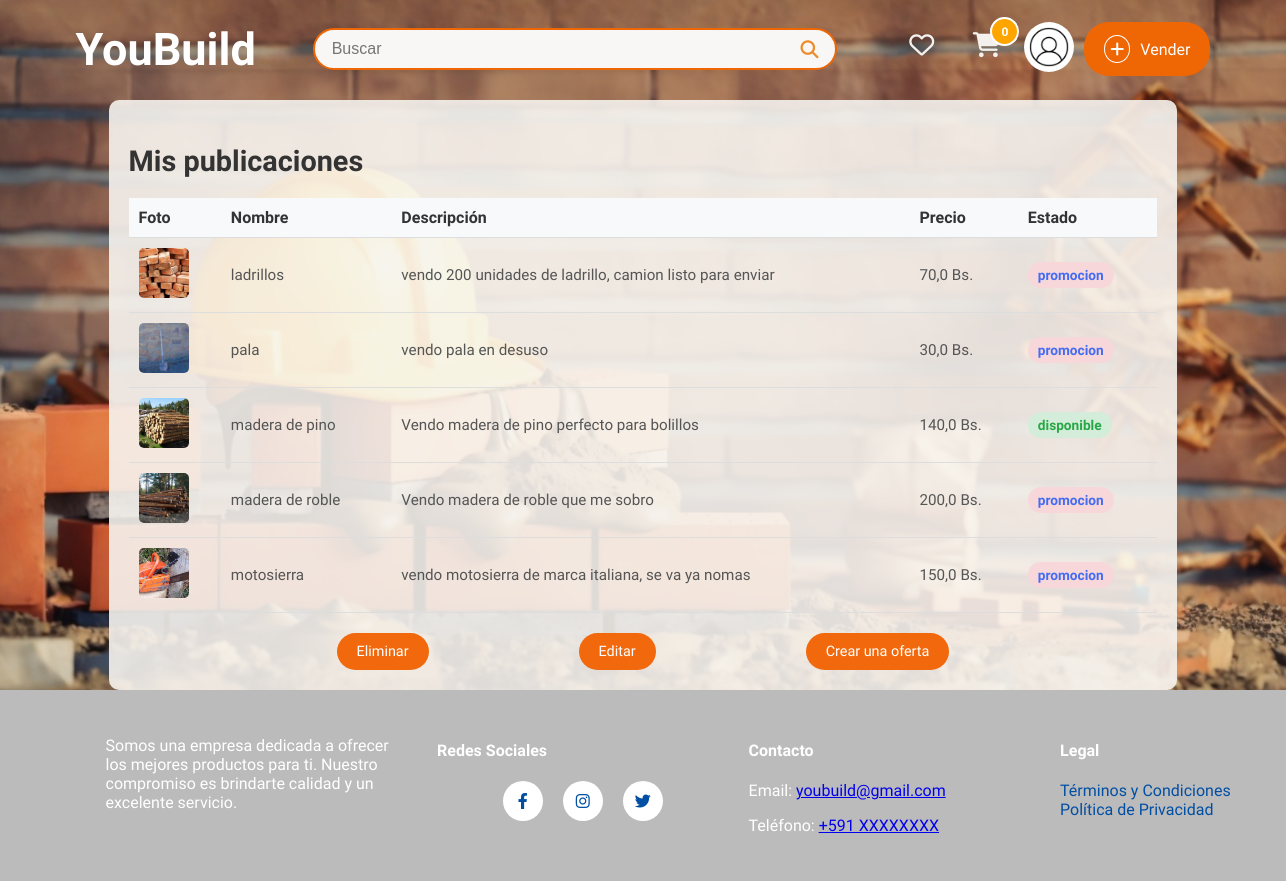
Before: /mis-publicaciones/ (signed in) with the older database file.
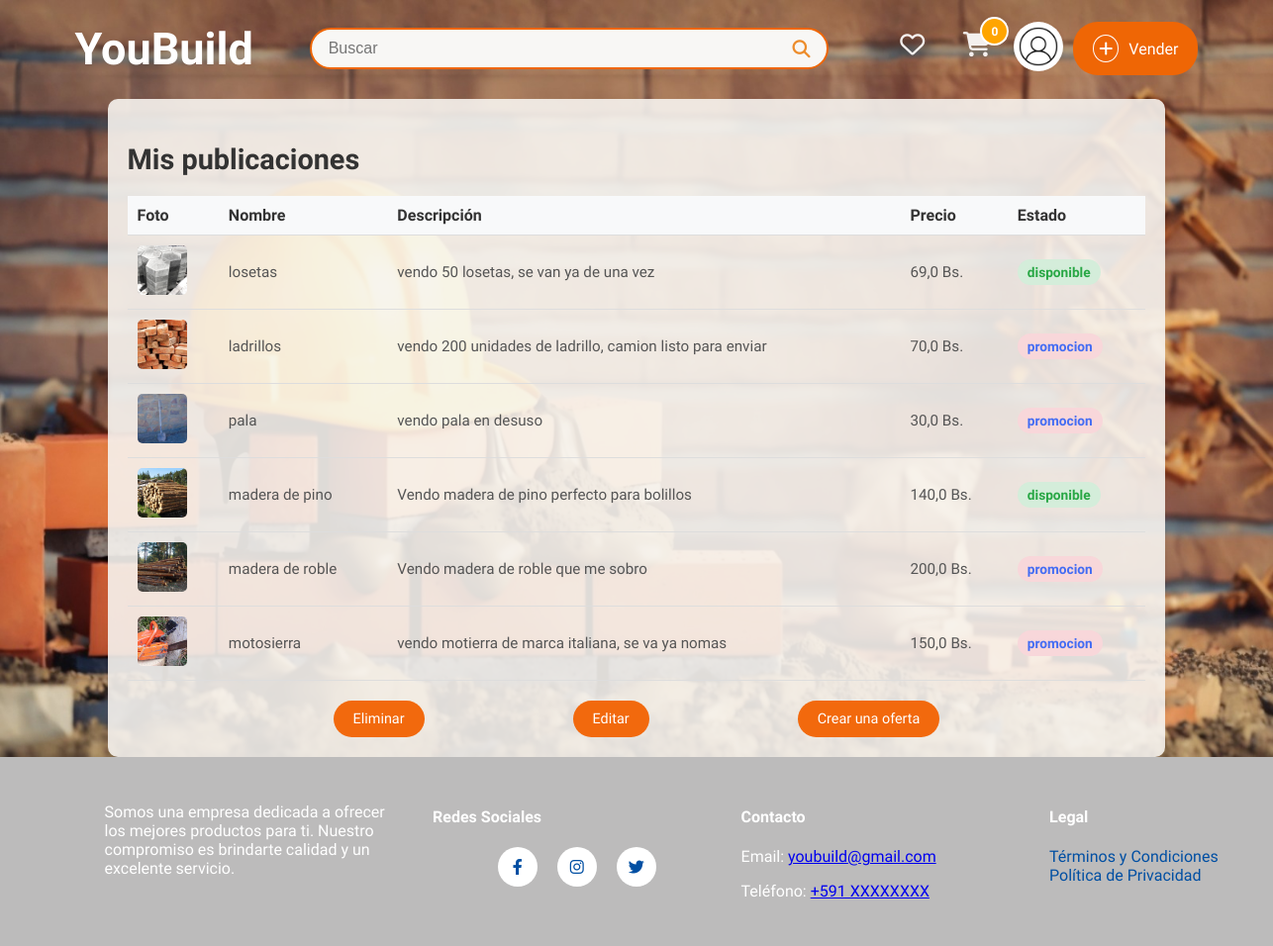
After: the same page with the newer database file.
### sistema/models.py (models this page shows, shortened)
class ProductoDb(models.Model):
    ESTADO_CHOICES = [
        ('disponible', 'Disponible'),
        ('promocion', 'En Promoción'),
        ('vendido', 'Vendido'),
    ]
    nombre = models.CharField(max_length=50, verbose_name="Nombre")
    detalle = models.TextField(max_length=500, verbose_name="Detalle")
    precio = models.FloatField(verbose_name="Precio", validators=[MinValueValidator(0.0), MaxValueValidator(99999.9)])
    descuento = models.FloatField(default=0.0, validators=[MinValueValidator(0.0), MaxValueValidator(100.0)], verbose_name="Descuento (%)")
    estado = models.CharField(max_length=10, choices=ESTADO_CHOICES, default='disponible', verbose_name="Estado del Producto")
    fecha_inicio_promocion = models.DateTimeField(null=True, blank=True, verbose_name="Inicio de Promoción")
    fecha_fin_promocion = models.DateTimeField(null=True, blank=True, verbose_name="Fin de Promoción")
    disponible = models.BooleanField(default=True, verbose_name="Disponible para la venta")  # Para activar o desactivar el producto manualmente
    categoria_fk = models.ForeignKey(CategoriaDb, on_delete=models.CASCADE, null=True, blank=True)
    usuario_fk = models.ForeignKey(UsuarioDB, on_delete=models.CASCADE, null=True, blank=True)
    municipio_fk = models.ForeignKey(MunicipioDB, on_delete=models.CASCADE, null=True, blank=True, verbose_name="Municipio")
    direccion_1 = models.CharField(max_length=255, verbose_name="Dirección 1", null=True, blank=True)
    visitas = models.PositiveIntegerField(default=0, verbose_name="Visitas")
    cantidad = models.IntegerField(default=1)
    class Meta:
        db_table = "productos"
        verbose_name = "Producto"
        verbose_name_plural = "Productos"

class ImagenProductoDB(models.Model):
    producto_fk = models.ForeignKey(ProductoDb, on_delete=models.CASCADE, related_name="imagenes")
    imagen = models.ImageField(upload_to="productos", null=True)
    class Meta:
        verbose_name = "Imagen"
        verbose_name_plural = "Imágenes"

### sistema/views.py (the view)
# urls.py: path("mis-publicaciones/", publicaciones_usuario_view, name="mis_publicaciones"),
@login_required
def publicaciones_usuario_view(request):
    usuario = request.user.usuariodb  # Obtiene el perfil de usuario
    productos = ProductoDb.objects.filter(usuario_fk=usuario)
    return render(request, "Mis_publiccaciones.html", {
        'mis_productos': productos,
        'usuario': usuario
    })

### sistema/context_processors.py (called while the page is built)
def cart_count(request):
    if request.user.is_authenticated:  # Only fetch the cart count for logged-in users
        try:
            usuario = request.user.usuariodb
            cart_count = CarritoProductoDB.objects.filter(carrito_fk__usuario_fk=usuario).aggregate(
                total_quantity=Sum('cantidad')
            )['total_quantity'] or 0
        except UsuarioDB.DoesNotExist:
            cart_count = 0
    else:
        cart_count = 0
    return {'cart_count': cart_count}

def user_profile(request):
    if request.user.is_authenticated:
        return {"usuario": request.user.usuariodb}
    return {}

### sistema/templates/Mis_publiccaciones.html (shortened to what this page needs)
<!DOCTYPE html>
{% extends 'layoutReg.html' %}
{% load static %}
{% block extra_styles %}
<link rel="stylesheet" href="https://cdnjs.cloudflare.com/ajax/libs/font-awesome/6.4.0/css/all.min.css" />
<link rel="stylesheet" href="{% static 'publicaciones.css' %}" />
{% endblock %}
{% block content %}
<div class="publicaciones-container">
    <h2>Mis publicaciones</h2>
    <table class="tabla-publicaciones">
        <thead>
            <tr>
                <th>Foto</th>
                <th>Nombre</th>
                <th>Descripción</th>
                <th>Precio</th>
                <th>Estado</th>
            </tr>
        </thead>
        <tbody id="publicaciones-tbody">
            {% for producto in mis_productos %}
            <tr class="fila-publicacion" data-id="{{ producto.id }}">
                <td>
                    <img src="{{ producto.imagenes.first.imagen.url }}" alt="{{ producto.nombre }}" class="imagen-producto" />
                </td>
                <td>{{ producto.nombre }}</td>
                <td>{{ producto.detalle }}</td>
                <td>{{ producto.precio }} Bs.</td>
                <td>
                    <span class="estado {{ producto.estado|lower }}">{{ producto.estado }}</span>
                </td>
            </tr>
            {% empty %}
            <tr>
                <td colspan="5">No tienes publicaciones aún.</td>
            </tr>
            {% endfor %}
        </tbody>
    </table>
    <div class="botones-acciones">
        <button class="btn-eliminar" id="btnEliminar">Eliminar</button>
        <button class="btn-editar" id="btnEditar">Editar</button>
        <button class="btn-oferta" id="btnEliminar">Crear una oferta</button>
    </div>
</div>
{% endblock %}

Changed rows visible on the page:
added ProductoDb: imagenes.first.imagen (picture), nombre "losetas", detalle "vendo 50 losetas, se van ya de una vez", precio "69,0", estado "disponible"
changed ProductoDb "motosierra": detalle "vendo motosierra de marca italiana, se va ya nomas" → "vendo motierra de marca italiana, se va ya nomas"
